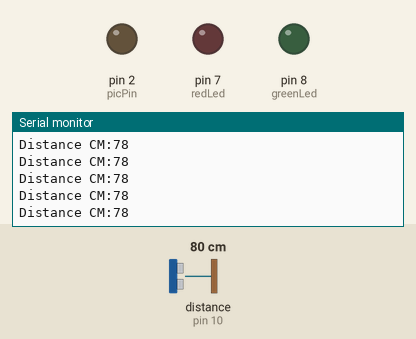
A sketch run on a simulated Arduino Uno, built with avr-gcc and run on an emulated ATmega328P. Shown: output pins drawn as LEDs (lit = HIGH), the last lines printed to the serial monitor. Wiring (inferred from the names in the program): ultrasonic range finder: trigger pin 9; echo pin 10. The inputs (shaded band) are chosen by the test bench; at power-on: distance to the obstacle (sensor on pin 10) 80 cm. The echo pulse lasts 58.3 µs per cm; pins used as bus, display or sensor lines are not drawn.

Above: at 1.2 s.
1.3 s: distance to the obstacle (sensor on pin 10) set to 299 cm
At 2.3 s:
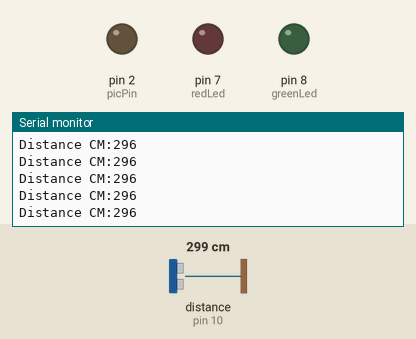
4.3 s: distance to the obstacle (sensor on pin 10) set to 120 cm
At 5.1 s:
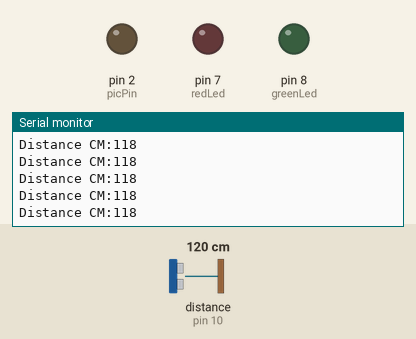
Timing chart, 0 to 7.3 s (numbered marks = the images above; inputs shaded):
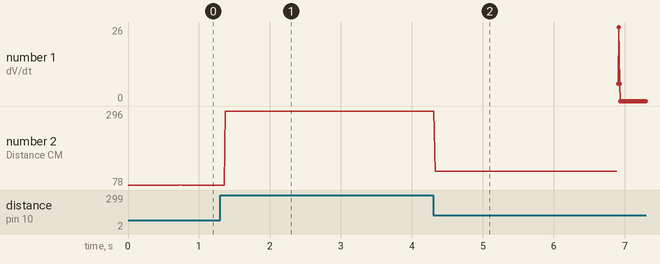

The sketch:

arduino_test_1_RTOS_Serila_print.ino
```cpp
#include <Arduino_FreeRTOS.h>
 #include<semphr.h>
 #define redLed 7
 #define greenLed 8

 //--------Ultra sonic ranging system decleration--------------------
 const int trigPin = 9;
 const int ecoPin = 10;
//variable dec
 long duration;
 int distanceCm;
 //---------Change detection using derativitive decleraton--------------
 long arr[4]={0,0,0,0};
 long velo[4] = {0,0,0,0};
 long newData = 0;
 long derv;
 //---------Take picture---------------------------------------
 int takepic = 0;
 const int picPin = 2;
 //---------function decleration---------------------------------------
 int Deravitive(void){
  return (arr[0]+3*arr[1]-3*arr[2]-arr[3])/18;
 }
 int midDerivitive(void){
  return (velo[0]+3*velo[1]-3*velo[2]-velo[3])/3;
 }
 void mid_pur(int in){
  velo[3] = velo[2];
  velo[2] = velo[1];
  velo[1] = velo[0];
  velo[0] = in;
 }
 void MACQ_Put(int in){
  arr[3] = arr[2];
  arr[2] = arr[1];
  arr[1] = arr[0];
  arr[0] = in;
 }
 //---------Semaphore decleration--------------------------------------
 static SemaphoreHandle_t busy_Semaphore; //changed detected semaphore give
                                    //actiond due to change detected Semaphore take
 static SemaphoreHandle_t pic_Taken_Semaphore; //Picture need to be taken semaphore give
                                               //Picture taken DONE semaphore take
 static SemaphoreHandle_t new_Data_Semaphore; //New data generated by untra sonic system would give semaphore
                                              //the change detection task would take the semaphore
 TaskHandle_t ultraTask_handle = NULL;
 TaskHandle_t derviTask_handle = NULL;
 TaskHandle_t picTask_handle = NULL;

 void setup() {
  Serial. begin(9600);
  busy_Semaphore = xSemaphoreCreateMutex();
  pic_Taken_Semaphore = xSemaphoreCreateMutex();
  new_Data_Semaphore = xSemaphoreCreateMutex();
  xTaskCreate(ultraRangeTask, "Untra range Task", 128, NULL, 1, &ultraTask_handle);
  xTaskCreate(changeDetectTask, "Detect any change Task", 128, NULL, 1, &derviTask_handle);
  xTaskCreate(takePicTask, "Takes a picture Task", 128, NULL, 2, &picTask_handle);
 }

 void loop() {}

 void ultraRangeTask(void *pvParameters){
  pinMode(redLed, OUTPUT);
  pinMode(trigPin, OUTPUT);
  pinMode(ecoPin, INPUT);
  while(1){
   //Serial.print("Ultrasonic ranging system engage.\n");
   vTaskSuspend(derviTask_handle);
   digitalWrite(trigPin, LOW);
   delayMicroseconds(2);
   digitalWrite(trigPin, HIGH);
   delayMicroseconds(10);
   digitalWrite(trigPin, LOW);
   duration = pulseIn(ecoPin, HIGH);
   distanceCm= duration*0.034/2;
   Serial.print("Distance CM:");
    Serial.println(distanceCm);
   //distanceInch = duration*0.0133/2;

      newData = distanceCm;
      vTaskResume(derviTask_handle);

  }
 }
  void changeDetectTask(void *pvParameters){
  pinMode(greenLed, OUTPUT);
  while(1){
     vTaskSuspend(ultraTask_handle);
      //mid_pur(newData); // shift the new data in the array
      //MACQ_Put(midDerivitive());  // puting the first derivitive in the final array
      MACQ_Put(newData);  // putting the new data in the final array
                          // as there would no longer use of 2nd derivitive
      derv = abs(Deravitive()); // getting the abs of the drivitinve of the final array
       Serial.print("dV/dt: ");
       Serial.println(derv);
//      Serial.print("newData: ");
//      Serial.println(newData);
      if(derv > 100){

        takepic = 1;
        vTaskResume(picTask_handle);
        Serial.println("changedetecttask -> derv > 100");
       }
       else
        takepic = 0;

      xSemaphoreGive(new_Data_Semaphore);
    vTaskResume(ultraTask_handle);
  }
 }

  void takePicTask(void *pvParameters){
  pinMode(picPin, OUTPUT);
        const TickType_t xDelay = 1000 / portTICK_PERIOD_MS;
        const TickType_t xDelay2 = 1000 / portTICK_PERIOD_MS;
  while(1){
      Serial.print("taking piture\n");

      if(takepic == 1){
       digitalWrite(picPin, HIGH);
        Serial.print("picture Taken\n");
        Serial.print("picture Taken\n");
        Serial.print("picture Taken\n");
        Serial.print("picture Taken\n");
        Serial.print("picture Taken\n");
        takepic = 0;
        vTaskDelay(xDelay);
        digitalWrite(picPin, LOW);
        vTaskDelay(xDelay2);
      }
      else
     Serial.print("picture Not Taken\n");
     vTaskSuspend(picTask_handle);
  }
 }
```

Measured:
- after the input at 1.3 s, the serial monitor: prints a new line after 0.07 s (image 1)
- after the input at 4.3 s, the serial monitor: prints a new line at once (image 2)
- plotted number 2: 78 → 296 after the input at 1.3 s, 296 → 118 after the input at 4.3 s
